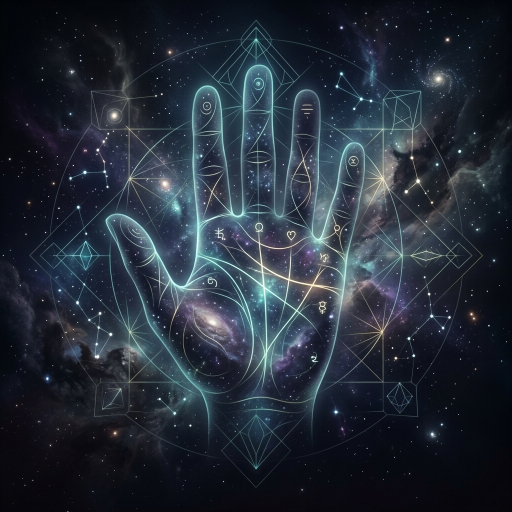
#> input picture app/assets/images/home_bg.png, 1024 x 1024 px (shown at 1/2 size)
$ python -i domain_randomization.py   (imports and definitions only)
#> lines starting #> are read from the running program, lines starting #| are printed output that depends on the picture
#> further down, picture is the input picture: shape (1024, 1024, 3); mean B, G, R 55.9, 44.4, 36.4
import numpy as np
import cv2

def skin_reflectance(image):
    """
    Simulates skin light diffusion
    """
    blurred = cv2.GaussianBlur(image, (21, 21), 0)
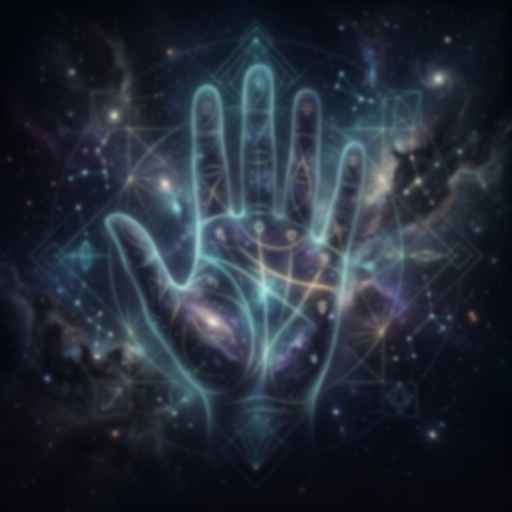
#> blurred: shape (1024, 1024, 3) (shown at 1/2 size); mean B, G, R 55.9, 44.4, 36.4
    # mix high-frequency + low-frequency components
    return 0.7 * image + 0.3 * blurred

def directional_light(image):
    h, w = image.shape[:2]
#> h = 1024; w = 1024
    x = np.linspace(0, 1, w)
#> x = 1024 values from 0 to 1
    y = np.linspace(0, 1, h)
#> y = 1024 values from 0 to 1
    xv, yv = np.meshgrid(x, y)
    gradient = 0.6 + 0.4 * (xv * np.random.uniform(0.5, 1.5))

    # Handle single channel or RGB
    if len(image.shape) == 3:
        gradient = np.stack([gradient]*3, axis=-1)

    return np.clip(image * gradient, 0, 255)
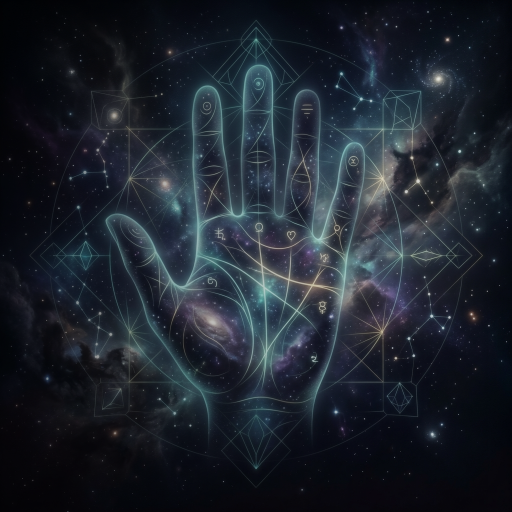
#> returned value: shape (1024, 1024, 3) float64 (shown at 1/2 size); mean of channels 0, 1, 2 45.4, 36.1, 29.6; drawn as B, G, R

def color_temperature_shift(image):
    if len(image.shape) < 3:
        return image # Only apply to RGB
    temp = np.random.uniform(3000, 9000)
    r_gain = 1.0 + (6500 - temp) / 6500
    b_gain = 1.0 + (temp - 6500) / 6500
    image = image.astype(np.float32)
    image[..., 0] *= r_gain
    image[..., 2] *= b_gain
    return np.clip(image, 0, 255)

def sensor_noise(image):
    noise_sigma = np.random.uniform(2, 12)
    noise = np.random.normal(0, noise_sigma, image.shape)
    return np.clip(image + noise, 0, 255)

def motion_blur(image):
    size = np.random.randint(3, 9)
    kernel = np.zeros((size, size))
    kernel[int((size-1)/2), :] = np.ones(size)
    kernel = kernel / size
    return cv2.filter2D(image, -1, kernel)
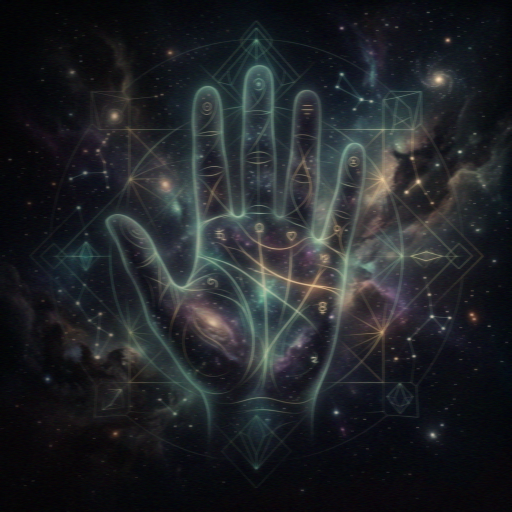
#> returned value: shape (1024, 1024, 3) float64 (shown at 1/2 size); mean of channels 0, 1, 2 40, 36.3, 33.4; drawn as B, G, R

def depth_of_field(image):
    blur = np.random.uniform(1, 5)
    return cv2.GaussianBlur(image, (0,0), blur)

def lens_distortion(image):
    h, w = image.shape[:2]
#> h = 1024; w = 1024
    k = np.random.uniform(-0.2, 0.2)
    map_x, map_y = np.meshgrid(np.arange(w), np.arange(h))
    cx, cy = w/2, h/2
#> cx = 512; cy = 512
    x = (map_x - cx) / w
    y = (map_y - cy) / h
    r2 = x**2 + y**2
    factor = 1 + k * r2
    map_x = (x * factor * w + cx).astype(np.float32)
    map_y = (y * factor * h + cy).astype(np.float32)
    return cv2.remap(image, map_x, map_y, cv2.INTER_LINEAR)
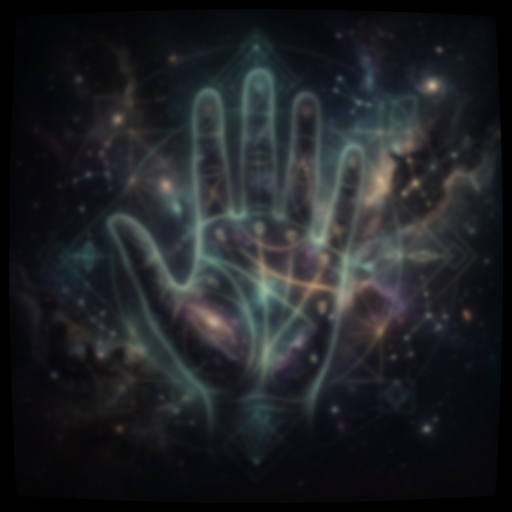
#> returned value: shape (1024, 1024, 3) float64 (shown at 1/2 size); mean of channels 0, 1, 2 37.5, 34.2, 31.5; drawn as B, G, R

def jpeg_artifacts(image):
    quality = np.random.randint(30, 95)
    encode_param = [int(cv2.IMWRITE_JPEG_QUALITY), quality]
    _, encimg = cv2.imencode('.jpg', image, encode_param)
    decimg = cv2.imdecode(encimg, 1)

    # Re-convert to grayscale if input was grayscale
    if len(image.shape) == 2 and len(decimg.shape) == 3:
        decimg = cv2.cvtColor(decimg, cv2.COLOR_BGR2GRAY)

    return decimg

def domain_randomize(image):
    image = skin_reflectance(image)
    image = directional_light(image)
    image = color_temperature_shift(image)
    image = sensor_noise(image)
    if np.random.rand() > 0.5:
        image = motion_blur(image)
    image = depth_of_field(image)
    image = lens_distortion(image)
    image = jpeg_artifacts(image.astype(np.uint8))
    return np.clip(image, 0, 255).astype(np.uint8)

>>> import cv2
>>> picture = cv2.imread('../../app/assets/images/home_bg.png')
>>> result = domain_randomize(picture)
